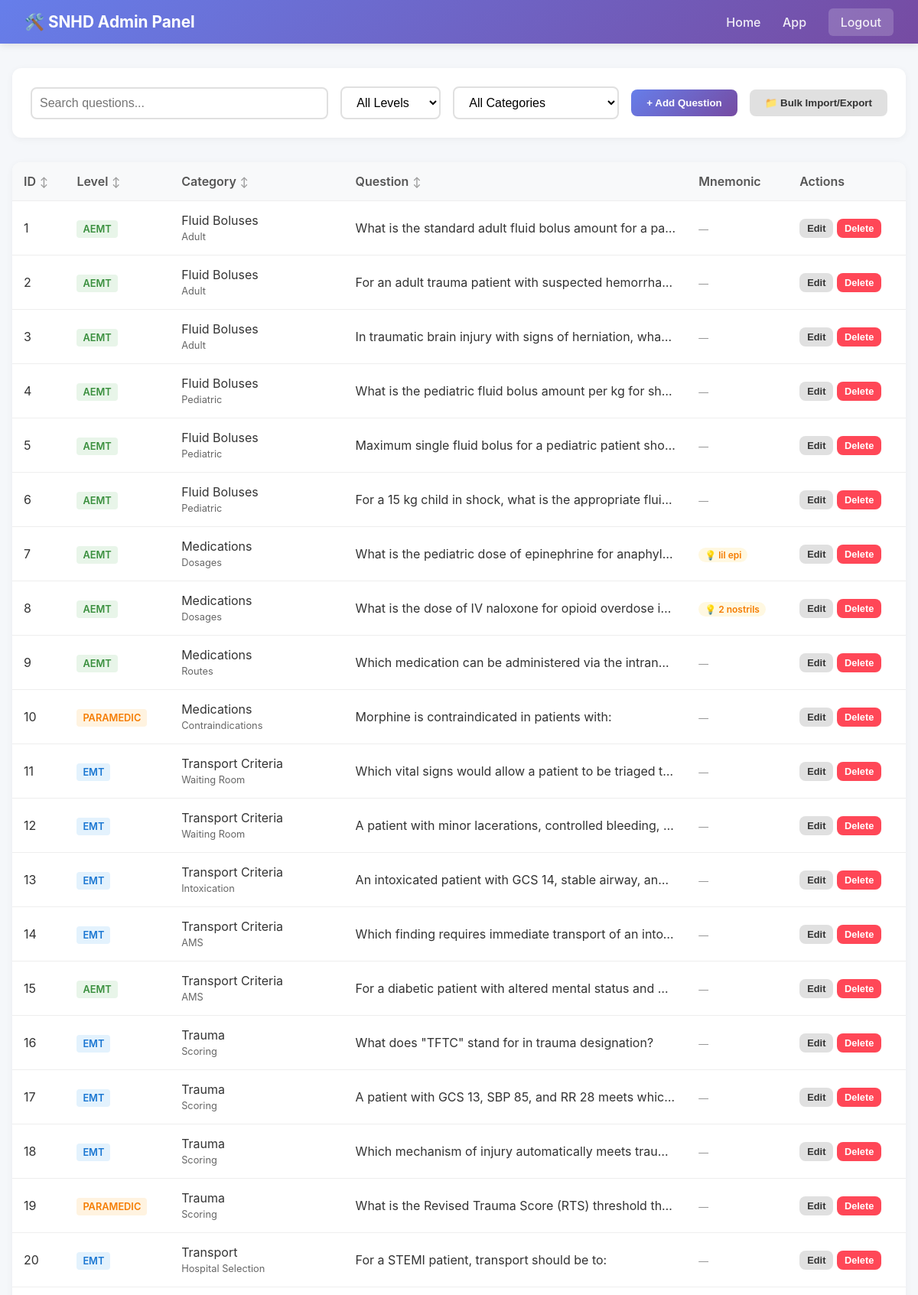
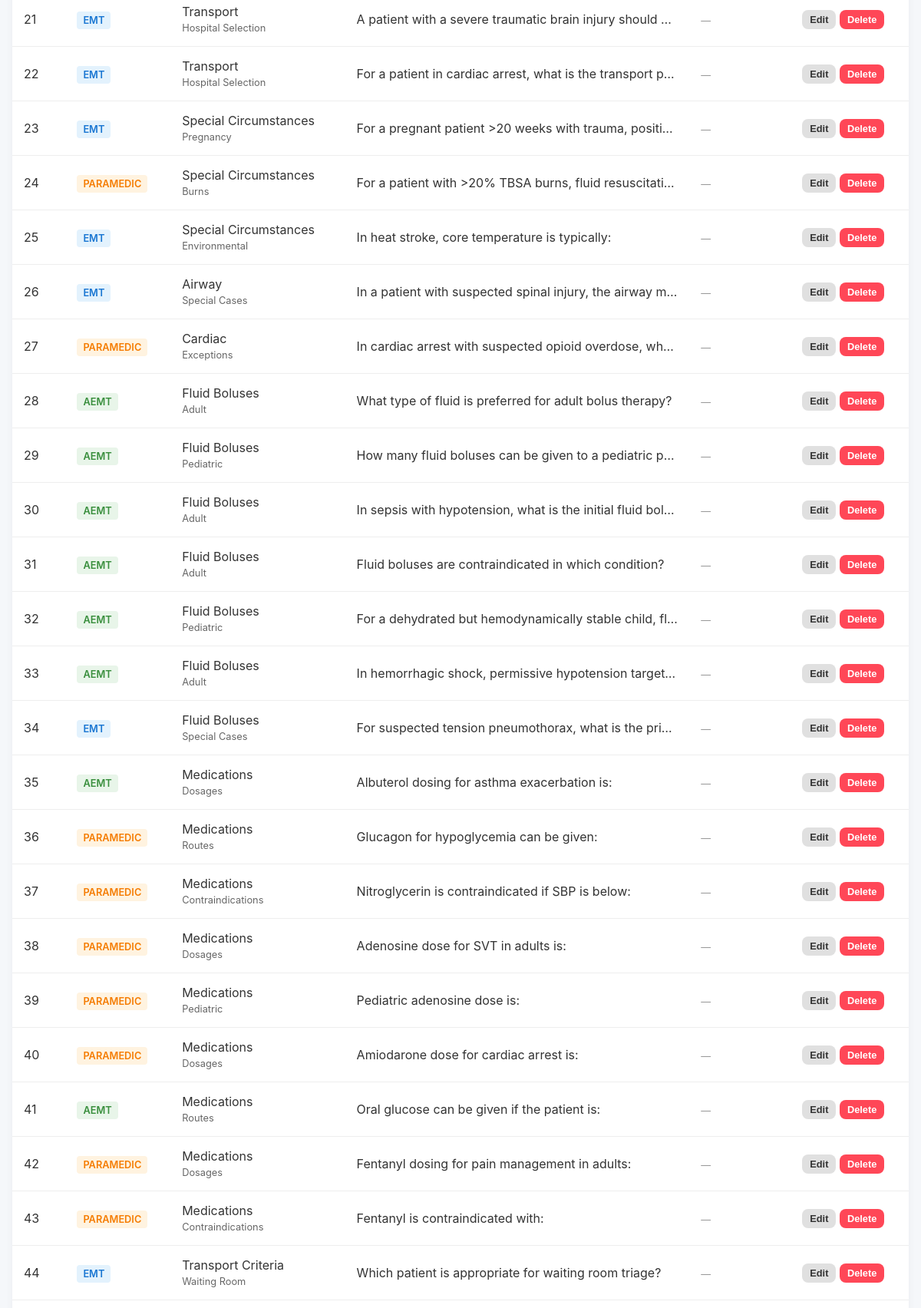
The page /admin (signed in, upper part) on the database its author committed (2 pictures, top to bottom).
### app.py (models this page shows, shortened)
class Question(db.Model):
    id = db.Column(db.Integer, primary_key=True)
    level = db.Column(db.String(20))
    category = db.Column(db.String(100))  # Main category (e.g., 'Medications', 'Boluses')
    subcategory = db.Column(db.String(100))  # Subcategory (e.g., 'Adult', 'Pediatric')
    question = db.Column(db.Text)
    options = db.Column(db.Text)  # JSON
    correct_answer = db.Column(db.Integer)
    explanation = db.Column(db.Text)
    source = db.Column(db.String(200))
    mnemonic_enabled = db.Column(db.Boolean, default=False)
    mnemonic_acronym = db.Column(db.String(20))  # e.g., "OPQRST"
    mnemonic_expansion = db.Column(db.Text)  # Full expansion
    mnemonic_teaching_context = db.Column(db.Text)  # Why this applies
    def to_dict(self):
        return {
            "id": self.id,
            "level": self.level,
            "category": self.category,
            "subcategory": self.subcategory,
            "question": self.question,
            "options": self.options,
            "correct_answer": self.correct_answer,
            "explanation": self.explanation,
            "source": self.source,
        }
    def to_dict_with_mnemonic(self):
        data = self.to_dict()
        data["mnemonic"] = {
            "enabled": self.mnemonic_enabled,
            "acronym": self.mnemonic_acronym,
            "expansion": self.mnemonic_expansion,
            "teaching_context": self.mnemonic_teaching_context,
        }
        return data

### app.py (the view)
@app.route("/admin")
@admin_required
def admin():
    questions = Question.query.all()
    categories = db.session.query(Question.category).distinct().all()
    categories = [c[0] for c in categories if c[0]]
    return render_template("admin.html", questions=questions, categories=categories)

### app.py (called while the page is built)
@app.after_request
def add_security_headers(response):
    response.headers["Content-Security-Policy"] = (
        "default-src 'self'; script-src 'self' 'unsafe-inline'; style-src 'self' 'unsafe-inline';"
    )
    response.headers["X-Content-Type-Options"] = "nosniff"
    response.headers["X-Frame-Options"] = "DENY"
    return response

def admin_required(f):
    @wraps(f)
    def decorated_function(*args, **kwargs):
        if not session.get("admin_logged_in"):
            return redirect(url_for("admin_login"))
        return f(*args, **kwargs)
    return decorated_function

### templates/admin.html (shortened to what this page needs)
<!DOCTYPE html>
<html lang="en">
<head>
</head>
<body>
    <nav class="navbar">
        <a href="/dashboard" style="color: white; text-decoration: none;"><h1>🛠️ SNHD Admin Panel</h1></a>
        <div class="nav-links">
            <a href="/dashboard">Home</a>
            <a href="/">App</a>
            <a href="/admin/logout" class="logout-btn">Logout</a>
        </div>
    </nav>
    <div class="container">
        <div class="controls">
            <div class="search-box">
                <input type="text" id="searchInput" placeholder="Search questions..." onkeyup="filterTable()">
            </div>
            <div class="filter-group">
                <select id="levelFilter" onchange="filterTable()">
                    <option value="">All Levels</option>
                </select>
                <select id="categoryFilter" onchange="filterTable()">
                    <option value="">All Categories</option>
                </select>
            </div>
            <button class="btn btn-primary" onclick="openModal('add')">+ Add Question</button>
            <button class="btn btn-secondary" onclick="toggleBulkOps()">📁 Bulk Import/Export</button>
        </div>
        <div class="table-container">
            <table id="questionsTable">
                <thead>
                    <tr>
                        <th onclick="sortTable(0)" class="sort-icon">ID</th>
                        <th onclick="sortTable(1)" class="sort-icon">Level</th>
                        <th onclick="sortTable(2)" class="sort-icon">Category</th>
                        <th onclick="sortTable(3)" class="sort-icon">Question</th>
                        <th>Mnemonic</th>
                        <th>Actions</th>
                    </tr>
                </thead>
                <tbody>
                    {% for q in questions %}
                    <tr data-id="{{ q.id }}" data-level="{{ q.level }}" data-category="{{ q.category }}">
                        <td>{{ q.id }}</td>
                        <td><span class="badge badge-{{ q.level.lower() }}">{{ q.level }}</span></td>
                        <td>{{ q.category }} <br><span style="font-size:0.8em; color:#666">{{ q.subcategory }}</span>
                        </td>
                        <td class="q-text" title="{{ q.question }}">{{ q.question }}</td>
                        <td>
                            {% if q.mnemonic_enabled %}
                            <span class="mnemonic-badge">💡 {{ q.mnemonic_acronym }}</span>
                            {% else %}
                            <span style="color:#999; font-size:0.8rem">—</span>
                            {% endif %}
                        </td>
                        <td>
                            <button class="btn btn-secondary" style="padding:5px 10px; font-size:0.8rem"
                                onclick='openModal("edit", {{ q.id }}, {{ q.to_dict_with_mnemonic() | tojson }})'>Edit</button>
                            <button class="btn btn-danger" style="padding:5px 10px; font-size:0.8rem"
                                onclick="deleteQuestion({{ q.id }})">Delete</button>
                        </td>
                    </tr>
                    {% endfor %}
                </tbody>
            </table>
        </div>
    </div>
</body>
</html>

### templates/admin.html (style rules this page uses)
* { margin: 0; padding: 0; box-sizing: border-box; }
body { font-family: -apple-system, BlinkMacSystemFont, 'Segoe UI', Roboto, sans-serif; background: #f5f7fa; color: #333; min-height: 100vh; }
.navbar { background: linear-gradient(135deg, #667eea 0%, #764ba2 100%); color: white; padding: 1rem 2rem; display: flex; justify-content: space-between; align-items: center; box-shadow: 0 2px 10px rgba(0, 0, 0, 0.1); }
.navbar h1 { font-size: 1.3rem; }
.nav-links a { color: white; text-decoration: none; margin-left: 1.5rem; font-weight: 500; opacity: 0.9; }
.logout-btn { background: rgba(255, 255, 255, 0.2); padding: 0.5rem 1rem; border-radius: 6px; transition: background 0.3s; }
.container { max-width: 1400px; margin: 2rem auto; padding: 0 1rem; }
.controls { background: white; padding: 1.5rem; border-radius: 12px; box-shadow: 0 2px 10px rgba(0, 0, 0, 0.05); margin-bottom: 2rem; display: flex; gap: 1rem; align-items: center; flex-wrap: wrap; }
.search-box { flex: 1; min-width: 200px; }
.search-box input { width: 100%; padding: 10px 15px; border: 2px solid #e0e0e0; border-radius: 8px; font-size: 1rem; }
.filter-group { display: flex; gap: 1rem; }
select { padding: 10px 15px; border: 2px solid #e0e0e0; border-radius: 8px; font-size: 1rem; background: white; cursor: pointer; }
.btn { padding: 10px 20px; border: none; border-radius: 8px; font-weight: 600; cursor: pointer; text-decoration: none; transition: all 0.2s; }
.btn-primary { background: linear-gradient(135deg, #667eea 0%, #764ba2 100%); color: white; }
.btn-danger { background: #ff4757; color: white; }
.btn-secondary { background: #e0e0e0; color: #333; }
.table-container { background: white; border-radius: 12px; box-shadow: 0 2px 10px rgba(0, 0, 0, 0.05); overflow: hidden; overflow-x: auto; }
table { width: 100%; border-collapse: collapse; text-align: left; }
th, td { padding: 15px; border-bottom: 1px solid #eee; }
th { background: #f8f9fa; font-weight: 600; color: #555; cursor: pointer; user-select: none; white-space: nowrap; }
.sort-icon::after { content: '↕'; font-size: 0.8em; margin-left: 5px; color: #999; }
.q-text { max-width: 400px; overflow: hidden; text-overflow: ellipsis; white-space: nowrap; }
.badge { padding: 4px 8px; border-radius: 4px; font-size: 0.8rem; font-weight: 600; }
.badge-emt { background: #e3f2fd; color: #1976d2; }
.badge-aemt { background: #e8f5e9; color: #388e3c; }
.badge-paramedic { background: #fff3e0; color: #f57c00; }
input[type="text"], input[type="number"] { width: 100%; padding: 10px; border: 2px solid #e0e0e0; border-radius: 8px; }
.mnemonic-badge { display: inline-flex; align-items: center; gap: 0.25rem; background: #fff8e1; color: #f57c00; padding: 2px 8px; border-radius: 12px; font-size: 0.75rem; font-weight: 600; }

### rows shown on the page
Question: id "1", level "AEMT", category "Fluid Boluses", subcategory "Adult", question "What is the standard adult fluid bolus amount for a pa…"
Question: id "2", level "AEMT", category "Fluid Boluses", subcategory "Adult", question "For an adult trauma patient with suspected hemorrha…"
Question: id "3", level "AEMT", category "Fluid Boluses", subcategory "Adult", question "In traumatic brain injury with signs of herniation, what…"
Question: id "4", level "AEMT", category "Fluid Boluses", subcategory "Pediatric", question "What is the pediatric fluid bolus amount per kg for sh…"
Question: id "5", level "AEMT", category "Fluid Boluses", subcategory "Pediatric", question "Maximum single fluid bolus for a pediatric patient sho…"
Question: id "6", level "AEMT", category "Fluid Boluses", subcategory "Pediatric", question "For a 15 kg child in shock, what is the appropriate flui…"
Question: id "7", level "AEMT", category "Medications", subcategory "Dosages", question "What is the pediatric dose of epinephrine for anaphyl…", mnemonic_acronym "lil epi"
Question: id "8", level "AEMT", category "Medications", subcategory "Dosages", question "What is the dose of IV naloxone for opioid overdose i…", mnemonic_acronym "2 nostrils"
Question: id "9", level "AEMT", category "Medications", subcategory "Routes", question "Which medication can be administered via the intrana…"
Question: id "10", level "PARAMEDIC", category "Medications", subcategory "Contraindications", question "Morphine is contraindicated in patients with:"
Question: id "11", level "EMT", category "Transport Criteria", subcategory "Waiting Room", question "Which vital signs would allow a patient to be triaged t…"
Question: id "12", level "EMT", category "Transport Criteria", subcategory "Waiting Room", question "A patient with minor lacerations, controlled bleeding,…"
Question: id "13", level "EMT", category "Transport Criteria", subcategory "Intoxication", question "An intoxicated patient with GCS 14, stable airway, an…"
Question: id "14", level "EMT", category "Transport Criteria", subcategory "AMS", question "Which finding requires immediate transport of an into…"
Question: id "15", level "AEMT", category "Transport Criteria", subcategory "AMS", question "For a diabetic patient with altered mental status and b…"
Question: id "16", level "EMT", category "Trauma", subcategory "Scoring", question "What does \"TFTC\" stand for in trauma designation?"
Question: id "17", level "EMT", category "Trauma", subcategory "Scoring", question "A patient with GCS 13, SBP 85, and RR 28 meets whic…"
Question: id "18", level "EMT", category "Trauma", subcategory "Scoring", question "Which mechanism of injury automatically meets trau…"
Question: id "19", level "PARAMEDIC", category "Trauma", subcategory "Scoring", question "What is the Revised Trauma Score (RTS) threshold th…"
Question: id "20", level "EMT", category "Transport", subcategory "Hospital Selection", question "For a STEMI patient, transport should be to:"
Question: id "21", level "EMT", category "Transport", subcategory "Hospital Selection", question "A patient with a severe traumatic brain injury should…"
Question: id "22", level "EMT", category "Transport", subcategory "Hospital Selection", question "For a patient in cardiac arrest, what is the transport p…"
Question: id "23", level "EMT", category "Special Circumstances", subcategory "Pregnancy", question "For a pregnant patient >20 weeks with trauma, positi…"
Question: id "24", level "PARAMEDIC", category "Special Circumstances", subcategory "Burns", question "For a patient with >20% TBSA burns, fluid resuscitati…"
Question: id "25", level "EMT", category "Special Circumstances", subcategory "Environmental", question "In heat stroke, core temperature is typically:"
Question: id "26", level "EMT", category "Airway", subcategory "Special Cases", question "In a patient with suspected spinal injury, the airway m…"
Question: id "27", level "PARAMEDIC", category "Cardiac", subcategory "Exceptions", question "In cardiac arrest with suspected opioid overdose, wh…"
Question: id "28", level "AEMT", category "Fluid Boluses", subcategory "Adult", question "What type of fluid is preferred for adult bolus therapy?"
Question: id "29", level "AEMT", category "Fluid Boluses", subcategory "Pediatric", question "How many fluid boluses can be given to a pediatric p…"
Question: id "30", level "AEMT", category "Fluid Boluses", subcategory "Adult", question "In sepsis with hypotension, what is the initial fluid bol…"
Question: id "31", level "AEMT", category "Fluid Boluses", subcategory "Adult", question "Fluid boluses are contraindicated in which condition?"
Question: id "32", level "AEMT", category "Fluid Boluses", subcategory "Pediatric", question "For a dehydrated but hemodynamically stable child, fl…"
Question: id "33", level "AEMT", category "Fluid Boluses", subcategory "Adult", question "In hemorrhagic shock, permissive hypotension target…"
Question: id "34", level "EMT", category "Fluid Boluses", subcategory "Special Cases", question "For suspected tension pneumothorax, what is the pri…"
Question: id "35", level "AEMT", category "Medications", subcategory "Dosages", question "Albuterol dosing for asthma exacerbation is:"
Question: id "36", level "PARAMEDIC", category "Medications", subcategory "Routes", question "Glucagon for hypoglycemia can be given:"
Question: id "37", level "PARAMEDIC", category "Medications", subcategory "Contraindications", question "Nitroglycerin is contraindicated if SBP is below:"
Question: id "38", level "PARAMEDIC", category "Medications", subcategory "Dosages", question "Adenosine dose for SVT in adults is:"
Question: id "39", level "PARAMEDIC", category "Medications", subcategory "Pediatric", question "Pediatric adenosine dose is:"
Question: id "40", level "PARAMEDIC", category "Medications", subcategory "Dosages", question "Amiodarone dose for cardiac arrest is:"
Question: id "41", level "AEMT", category "Medications", subcategory "Routes", question "Oral glucose can be given if the patient is:"
Question: id "42", level "PARAMEDIC", category "Medications", subcategory "Dosages", question "Fentanyl dosing for pain management in adults:"
Question: id "43", level "PARAMEDIC", category "Medications", subcategory "Contraindications", question "Fentanyl is contraindicated with:"
Question: id "44", level "EMT", category "Transport Criteria", subcategory "Waiting Room", question "Which patient is appropriate for waiting room triage?"
